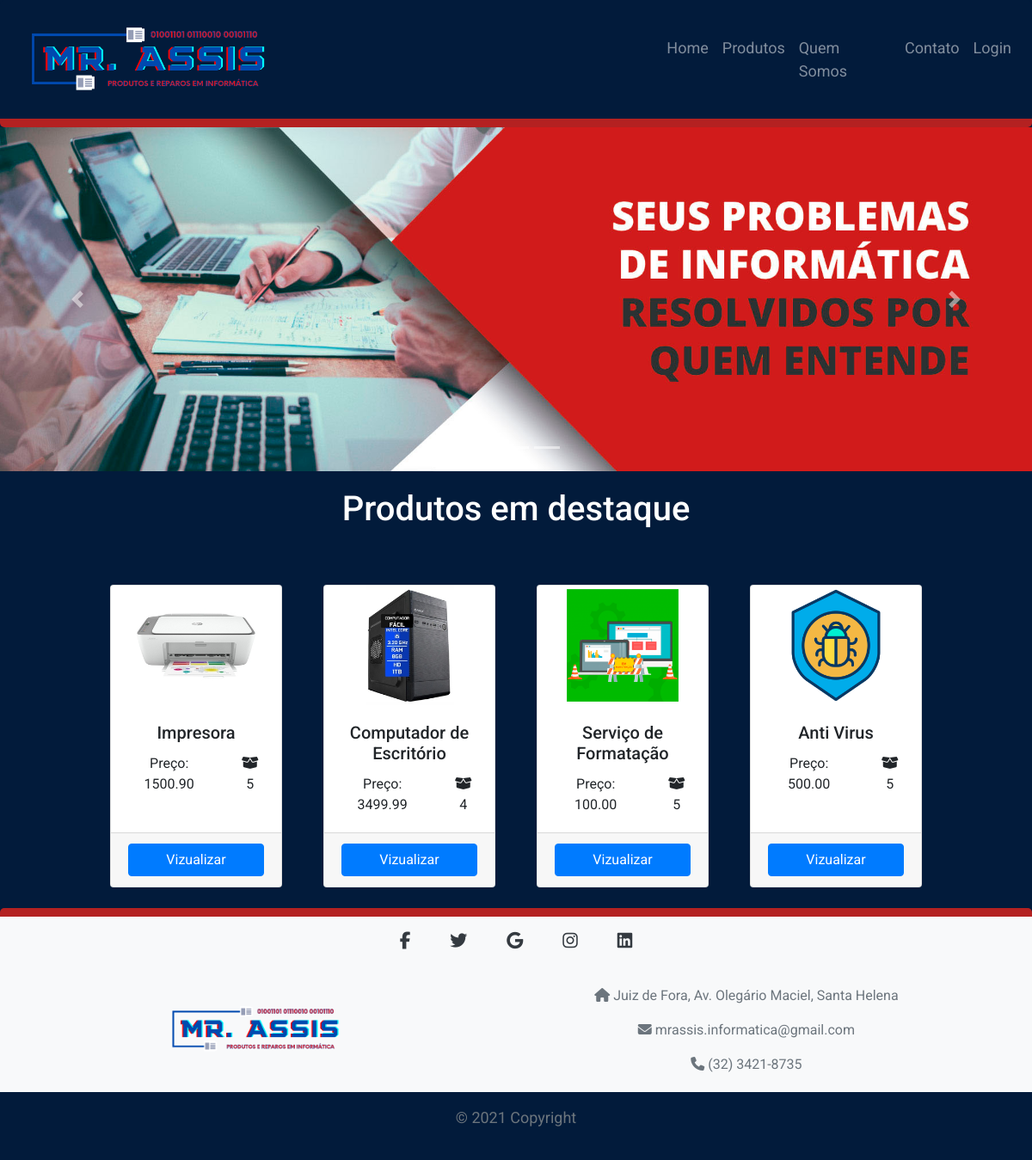
The app's page /, older data.
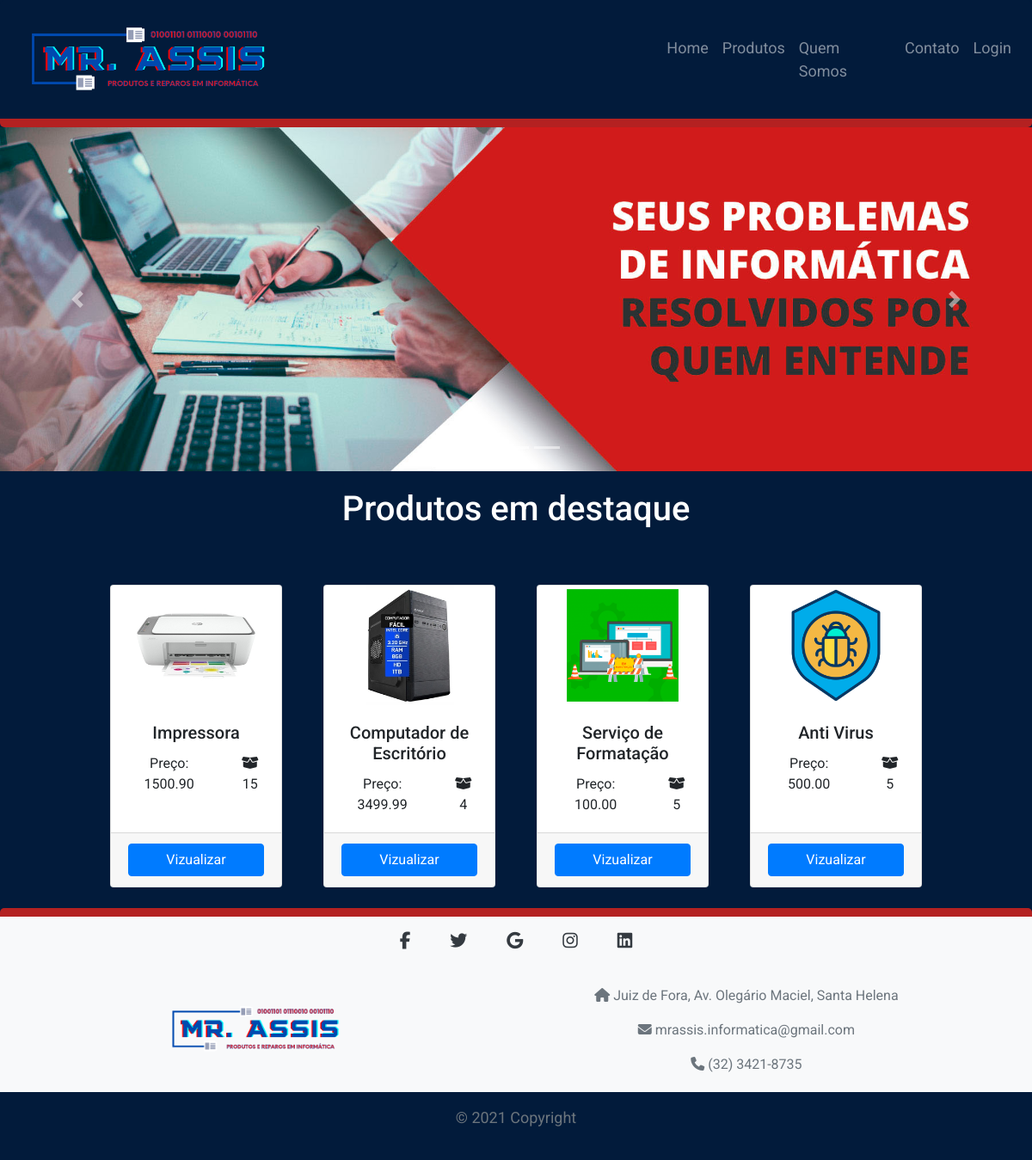
The same page, newer data.
### tables this page shows
CREATE TABLE `produtos` (
  `id` int(11) NOT NULL,
  `nome` varchar(400) NOT NULL,
  `preco` decimal(10,2) NOT NULL,
  `categoria` varchar(100) NOT NULL,
  `descricao` text NOT NULL,
  `imagem` varchar(200) NOT NULL,
  `quantidade` int(11) NOT NULL
);

### core/helpers.php (called while the page is built, shortened)
<?php
function view($name, $data = [])
{
    extract($data);
    return require "app/views/{$name}.view.php";
}

### app/controllers/PagesController.php (called while the page is built, shortened)
<?php
class PagesController {
    public function index()
    {
        $produtos = App::get('database')->selectAll('produtos');
        return view('home', compact('produtos'));
    }
}

### core/Router.php (called while the page is built, shortened)
<?php
class Router
{
    public $routes = [
        'GET' => [],
        'POST' => []
    ];
    public function get($uri, $controller)
    {
        $this->routes['GET'][$uri] = $controller;
    }
    public function post($uri, $controller)
    {
        $this->routes['POST'][$uri] = $controller;
    }
    public function direct($uri, $requestType)
    {
        if (array_key_exists($uri, $this->routes[$requestType])) {
            return $this->callAction(
                ...explode('@', $this->routes[$requestType][$uri])
            );
        }
        throw new Exception("No route defined for this URI: {$uri}");
    }
    protected function callAction($controller, $action)
    {
        $controller = new $controller;
        return $controller->$action();
    }
}

### index.php (called while the page is built, shortened)
<?php
Router::load('app/routes.php')
    ->direct(Request::uri(), Request::method());

### core/App.php (called while the page is built, shortened)
<?php
class App
{
    protected static $registry = [];
    public static function bind($key, $value)
    {
        static::$registry[$key] = $value;
    }
    public static function get($key)
    {
        return static::$registry[$key];
    }
}

### core/database/QueryBuilder.php (called while the page is built, shortened)
<?php
class QueryBuilder
{
    protected $pdo;
    public function __construct($pdo)
    {
        $this->pdo = $pdo;
    }
    public function selectAll($table)
    {
        $sql = "select * from {$table}";
        try {
            $stmt = $this->pdo->prepare($sql);
            $stmt->execute();
            return $stmt->fetchALL(PDO::FETCH_CLASS);
        } catch (Exception $e) {
            die($e->getMessage());
        }
    }
}

### app/views/home.view.php (the view, shortened to what this page needs)
<!doctype html>
<html lang="pt-br">
<head>
  <?php require 'head.php' ?>
  <link rel="stylesheet" type="text/css" href="../../public/css/styles-home.css" media="screen" />
</head>
<body>
  <?php require 'navbar.view.php' ?>
  <div id="slideFotos" class="carousel slide" data-ride="carousel">
    <ol class="carousel-indicators">
      <li data-target="#slideFotos" data-slide-to="0" class="active"></li>
      <li data-target="#slideFotos" data-slide-to="1"></li>
      <li data-target="#slideFotos" data-slide-to="2"></li>
    </ol>
    <div class="carousel-inner">
      <div class="carousel-item active">
        <img class="d-block w-100" src="../../public/img/fotoLoja.jpg" alt="First slide">
      </div>
    </div>
    <a class="carousel-control-prev" href="#slideFotos" role="button" data-slide="prev">
      <span class="carousel-control-prev-icon" aria-hidden="true"></span>
    </a>
    <a class="carousel-control-next" href="#slideFotos" role="button" data-slide="next">
      <span class="carousel-control-next-icon" aria-hidden="true"></span>
    </a>
  </div>
  <div class='ofertas'>
    <h1> Produtos em destaque </h1>
    <div class='row d-flex justify-content-center flex-wrap Lista'>
      <?php $contador = 0; ?>
      <?php foreach($produtos as $produto): ?>
      <?php if( $contador == 4){ break; } ?>
      <div class="card m-4" style="width: 15rem;">
        <div class="zoom">
          <a href="/produto?id=<?= $produto->id ?>"><img class="card-img-top" src="../../public/img/produtos/<?= $produto->imagem ?>"
              alt="Imagem <?= $produto->nome ?>"></a>
        </div>
        <div class="card-body ">
          <h5 class="card-title"><?= $produto->nome ?></h5>
          <div class="row ">
            <div class="col-md-8">
              Preço: <?= $produto->preco ?>
            </div>
            <div class="col-md-4">
              <i class="fas fa-box-open"></i> <?= $produto->quantidade ?>
            </div>
          </div>
        </div>
        <div class="card-footer">
          <a href="/produto?id=<?= $produto->id ?>" class="btn btn-primary btn-block btn-rounded">Vizualizar</a>
        </div>
      </div>
      <?php $contador++; ?>
    <?php endforeach; ?>
  </div>
  <?php require 'footer.php' ?>
</body>
</html>

### app/views/head.php (shortened to what this page needs)
<link rel="stylesheet" href="https://stackpath.bootstrapcdn.com/bootstrap/4.1.3/css/bootstrap.min.css">
<link rel="stylesheet" href="../../public/css/styles-navbar-footer.css">

### app/views/navbar.view.php (shortened to what this page needs)
<nav class="navbar navbar-expand-lg navbar-dark navchanges">
    <a href="/">
      <img class="logo" src = "../../public/img/Mr.Assis.png" alt = "Logo Mr. Assis" ></img>
    </a>
    <div class="collapse navbar-collapse " id="navbarNav">
      <ul class="navbar-nav textnavbar">
        <li class="nav-item ">
          <a class="nav-link" href="/">Home </a>
        </li>
        <li class="nav-item">
          <a class="nav-link" href="/produtos">Produtos</a>
        </li>
        <li class="nav-item">
          <a class="nav-link" href="/quemsomos">Quem Somos</a>
        </li>
        <li class="nav-item">
          <a class="nav-link" href="/contato">Contato</a>
        </li>
        <li class="nav-item">
          <a class="nav-link" href="/login">Login</a>
        </li>
      </ul>
    </div>
  </nav>

### app/views/footer.php (shortened to what this page needs)
<footer class="text-center text-lg-start bg-light text-muted ">
    <section class="mb-4">
      <a
        class="btn btn-link btn-floating btn-lg text-dark m-1"
        href="https://www.facebook.com/"
        target="blank"
        role="button"
        data-mdb-ripple-color="dark"
        ><i class="fab fa-facebook-f"></i
      ></a>
      <a
        class="btn btn-link btn-floating btn-lg text-dark m-1"
        href="https://twitter.com/"
        role="button"
        target="blank"
        data-mdb-ripple-color="dark"
        ><i class="fab fa-twitter"></i
      ></a>
      <a
        class="btn btn-link btn-floating btn-lg text-dark m-1"
        href="https://mail.google.com/"
        role="button"
        target="blank"
        data-mdb-ripple-color="dark"
        ><i class="fab fa-google"></i
      ></a>
      <a
        class="btn btn-link btn-floating btn-lg text-dark m-1"
        href="https://www.instagram.com/"
        role="button"
        target="blank"
        data-mdb-ripple-color="dark"
        ><i class="fab fa-instagram"></i
      ></a>
      <a
        class="btn btn-link btn-floating btn-lg text-dark m-1"
        href="https://www.linkedin.com/"
        role="button"
        target="blank"
        data-mdb-ripple-color="dark"
        ><i class="fab fa-linkedin"></i
      ></a>
    </section>
    <section class="">
      <div class="container text-center text-md-start mt-3">
        <div class="row mt-3">
          <div class="col-md-3 col-lg-4 col-xl-3 mx-auto mb-4">
            <p>
              <img class="img2" src = "../../public/img/Mr.Assis.png" align = "center" alt = "Logo Mr. Assis" ></img>
            </p>
          </div>
          <div class=" mx-auto mb-1">
            <p><i class="fas fa-home me-3"></i> Juiz de Fora, Av. Olegário Maciel, Santa Helena</p>
            <p><i class="fas fa-envelope me-2"></i> mrassis.informatica@gmail.com</p>
            <p><i class="fas fa-phone me-3"></i> (32) 3421-8735</p>
          </div>
        </div>
      </div>
    </section>
    <div class="text-center p-3 navchanges" style="background-color: rgba(0, 0, 0, 0.05); ">
      © 2021 Copyright
    </div>
  </footer>

### public/css/styles-navbar-footer.css (style rules this page uses)
body { font-family: 'Roboto', sans-serif; }
.logo { width: 300px !important; }
.navchanges { font-size: 18px; background-color: #021b3b !important; }
.textnavbar { padding-left: 52%; padding-top: 3%; margin-bottom: 3%; }
.img2 { width: 80% ; padding-top: 8%; }
footer { border-top:10px solid rgb(180, 33, 33); border-radius: 5px; }

### public/css/styles-home.css (style rules this page uses)
body { background-color: #021b3b !important; font-family: 'Roboto', sans-serif !important; }
.carousel img { max-height: 400px; }
.ofertas { margin-top: 20px; margin-bottom: 20px; text-align: center; }
.ofertas h1 { margin-left: 10%; margin-right: 10%; margin-bottom: 40px; text-align: center; color: rgb(255, 255, 255); }
.Lista { width: 100% !important; margin: 0px !important; }
.card { width: 200px !important; }
footer { border-top:10px solid rgb(180, 33, 33); border-radius: 5px; }
.zoom { overflow: hidden ; }
.zoom img { max-width: 70%; transition: all 0.3s; }
.logo { width: 20%; padding-left: 5%; }
.navchanges { font-size: 18px; background-color: #021b3b !important; }
.textnavbar { padding-left: 52%; padding-top: 3%; margin-bottom: 3%; }
.navbar { border-bottom:10px solid rgb(180, 33, 33); border-radius: 5px; }
.img2 { width: 80% ; padding-top: 8%; }

Row changes from the older to the newer data that the page shows:
changed produtos: nome "Impresora" → "Impressora"; quantidade "5" → "15"
